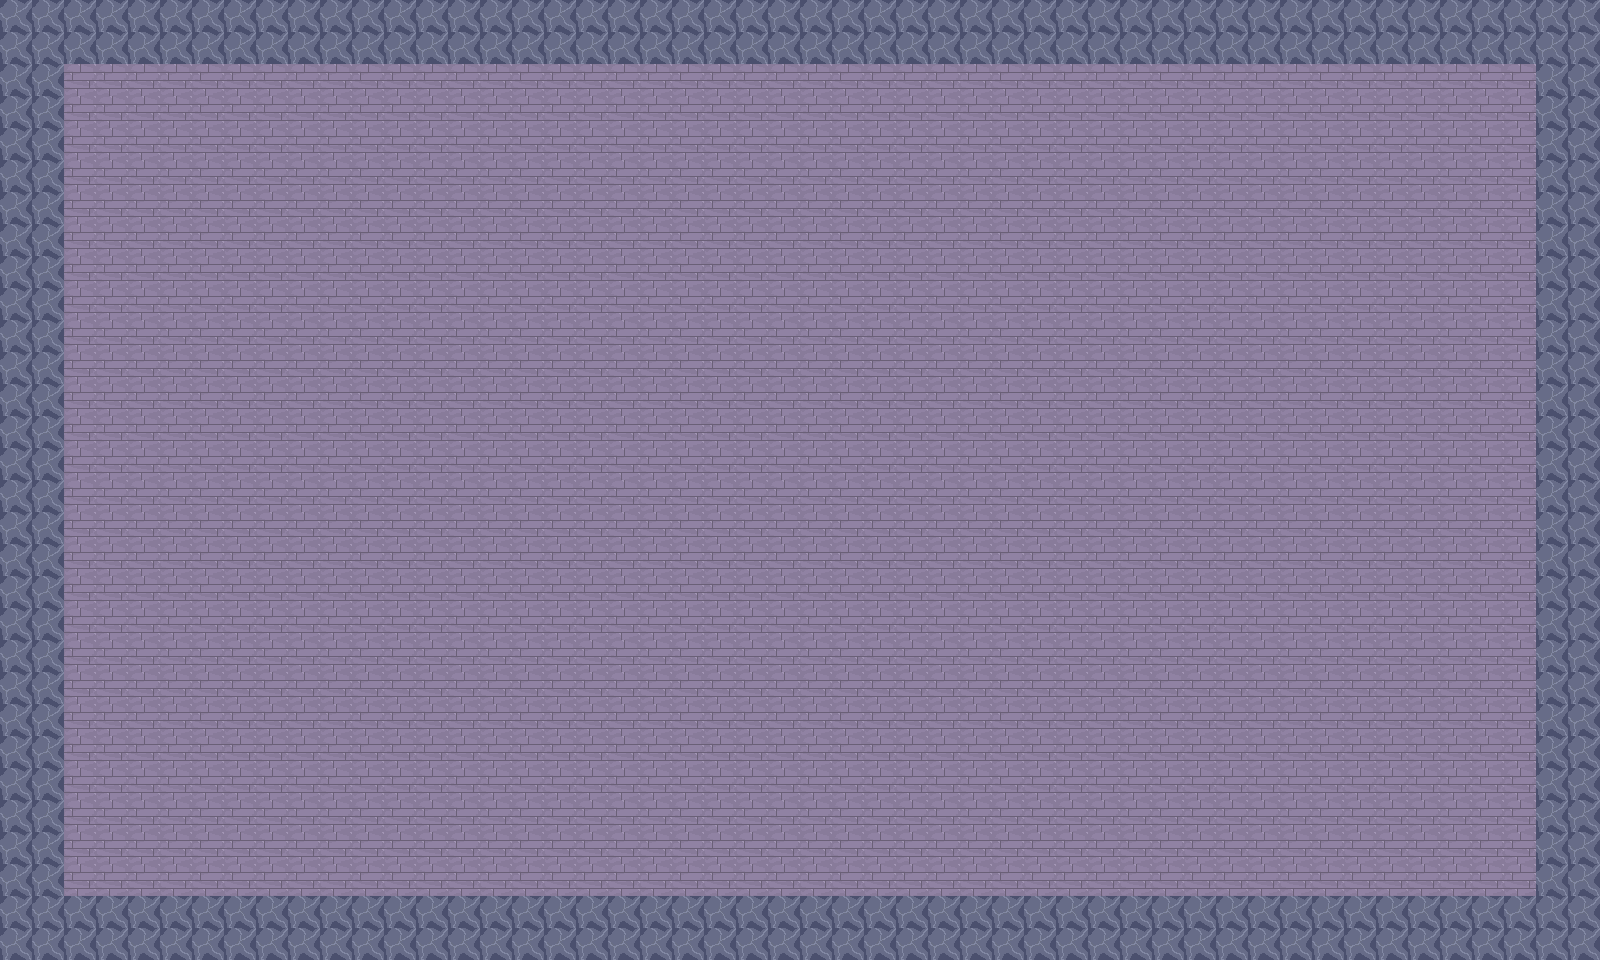

Below is a game level as drawn by its tile map, then a one-line description and the .tmx file that defines it, in full:
An orthogonal 50x30 tile map with 32x32 px tiles, 1 tile layer (Tile Layer 1).

<map version="1.10" tiledversion="1.12.2" orientation="orthogonal" renderorder="right-down" width="50" height="30" tilewidth="32" tileheight="32" infinite="0" nextlayerid="2" nextobjectid="1">
 <tileset firstgid="1" name="main tiles" tilewidth="32" tileheight="32" tilecount="2" columns="0">
  <grid orientation="orthogonal" width="1" height="1" />
  <tile id="0">
   <image source="Border.png" width="32" height="32" />
  </tile>
  <tile id="1">
   <image source="Dungeon.png" width="32" height="32" />
  </tile>
 </tileset>
 <layer id="1" name="Tile Layer 1" width="50" height="30">
  <data encoding="csv">
1,1,1,1,1,1,1,1,1,1,1,1,1,1,1,1,1,1,1,1,1,1,1,1,1,1,1,1,1,1,1,1,1,1,1,1,1,1,1,1,1,1,1,1,1,1,1,1,1,1,
1,1,1,1,1,1,1,1,1,1,1,1,1,1,1,1,1,1,1,1,1,1,1,1,1,1,1,1,1,1,1,1,1,1,1,1,1,1,1,1,1,1,1,1,1,1,1,1,1,1,
1,1,2,2,2,2,2,2,2,2,2,2,2,2,2,2,2,2,2,2,2,2,2,2,2,2,2,2,2,2,2,2,2,2,2,2,2,2,2,2,2,2,2,2,2,2,2,2,1,1,
1,1,2,2,2,2,2,2,2,2,2,2,2,2,2,2,2,2,2,2,2,2,2,2,2,2,2,2,2,2,2,2,2,2,2,2,2,2,2,2,2,2,2,2,2,2,2,2,1,1,
1,1,2,2,2,2,2,2,2,2,2,2,2,2,2,2,2,2,2,2,2,2,2,2,2,2,2,2,2,2,2,2,2,2,2,2,2,2,2,2,2,2,2,2,2,2,2,2,1,1,
1,1,2,2,2,2,2,2,2,2,2,2,2,2,2,2,2,2,2,2,2,2,2,2,2,2,2,2,2,2,2,2,2,2,2,2,2,2,2,2,2,2,2,2,2,2,2,2,1,1,
1,1,2,2,2,2,2,2,2,2,2,2,2,2,2,2,2,2,2,2,2,2,2,2,2,2,2,2,2,2,2,2,2,2,2,2,2,2,2,2,2,2,2,2,2,2,2,2,1,1,
1,1,2,2,2,2,2,2,2,2,2,2,2,2,2,2,2,2,2,2,2,2,2,2,2,2,2,2,2,2,2,2,2,2,2,2,2,2,2,2,2,2,2,2,2,2,2,2,1,1,
1,1,2,2,2,2,2,2,2,2,2,2,2,2,2,2,2,2,2,2,2,2,2,2,2,2,2,2,2,2,2,2,2,2,2,2,2,2,2,2,2,2,2,2,2,2,2,2,1,1,
1,1,2,2,2,2,2,2,2,2,2,2,2,2,2,2,2,2,2,2,2,2,2,2,2,2,2,2,2,2,2,2,2,2,2,2,2,2,2,2,2,2,2,2,2,2,2,2,1,1,
1,1,2,2,2,2,2,2,2,2,2,2,2,2,2,2,2,2,2,2,2,2,2,2,2,2,2,2,2,2,2,2,2,2,2,2,2,2,2,2,2,2,2,2,2,2,2,2,1,1,
1,1,2,2,2,2,2,2,2,2,2,2,2,2,2,2,2,2,2,2,2,2,2,2,2,2,2,2,2,2,2,2,2,2,2,2,2,2,2,2,2,2,2,2,2,2,2,2,1,1,
1,1,2,2,2,2,2,2,2,2,2,2,2,2,2,2,2,2,2,2,2,2,2,2,2,2,2,2,2,2,2,2,2,2,2,2,2,2,2,2,2,2,2,2,2,2,2,2,1,1,
1,1,2,2,2,2,2,2,2,2,2,2,2,2,2,2,2,2,2,2,2,2,2,2,2,2,2,2,2,2,2,2,2,2,2,2,2,2,2,2,2,2,2,2,2,2,2,2,1,1,
1,1,2,2,2,2,2,2,2,2,2,2,2,2,2,2,2,2,2,2,2,2,2,2,2,2,2,2,2,2,2,2,2,2,2,2,2,2,2,2,2,2,2,2,2,2,2,2,1,1,
1,1,2,2,2,2,2,2,2,2,2,2,2,2,2,2,2,2,2,2,2,2,2,2,2,2,2,2,2,2,2,2,2,2,2,2,2,2,2,2,2,2,2,2,2,2,2,2,1,1,
1,1,2,2,2,2,2,2,2,2,2,2,2,2,2,2,2,2,2,2,2,2,2,2,2,2,2,2,2,2,2,2,2,2,2,2,2,2,2,2,2,2,2,2,2,2,2,2,1,1,
1,1,2,2,2,2,2,2,2,2,2,2,2,2,2,2,2,2,2,2,2,2,2,2,2,2,2,2,2,2,2,2,2,2,2,2,2,2,2,2,2,2,2,2,2,2,2,2,1,1,
1,1,2,2,2,2,2,2,2,2,2,2,2,2,2,2,2,2,2,2,2,2,2,2,2,2,2,2,2,2,2,2,2,2,2,2,2,2,2,2,2,2,2,2,2,2,2,2,1,1,
1,1,2,2,2,2,2,2,2,2,2,2,2,2,2,2,2,2,2,2,2,2,2,2,2,2,2,2,2,2,2,2,2,2,2,2,2,2,2,2,2,2,2,2,2,2,2,2,1,1,
1,1,2,2,2,2,2,2,2,2,2,2,2,2,2,2,2,2,2,2,2,2,2,2,2,2,2,2,2,2,2,2,2,2,2,2,2,2,2,2,2,2,2,2,2,2,2,2,1,1,
1,1,2,2,2,2,2,2,2,2,2,2,2,2,2,2,2,2,2,2,2,2,2,2,2,2,2,2,2,2,2,2,2,2,2,2,2,2,2,2,2,2,2,2,2,2,2,2,1,1,
1,1,2,2,2,2,2,2,2,2,2,2,2,2,2,2,2,2,2,2,2,2,2,2,2,2,2,2,2,2,2,2,2,2,2,2,2,2,2,2,2,2,2,2,2,2,2,2,1,1,
1,1,2,2,2,2,2,2,2,2,2,2,2,2,2,2,2,2,2,2,2,2,2,2,2,2,2,2,2,2,2,2,2,2,2,2,2,2,2,2,2,2,2,2,2,2,2,2,1,1,
1,1,2,2,2,2,2,2,2,2,2,2,2,2,2,2,2,2,2,2,2,2,2,2,2,2,2,2,2,2,2,2,2,2,2,2,2,2,2,2,2,2,2,2,2,2,2,2,1,1,
1,1,2,2,2,2,2,2,2,2,2,2,2,2,2,2,2,2,2,2,2,2,2,2,2,2,2,2,2,2,2,2,2,2,2,2,2,2,2,2,2,2,2,2,2,2,2,2,1,1,
1,1,2,2,2,2,2,2,2,2,2,2,2,2,2,2,2,2,2,2,2,2,2,2,2,2,2,2,2,2,2,2,2,2,2,2,2,2,2,2,2,2,2,2,2,2,2,2,1,1,
1,1,2,2,2,2,2,2,2,2,2,2,2,2,2,2,2,2,2,2,2,2,2,2,2,2,2,2,2,2,2,2,2,2,2,2,2,2,2,2,2,2,2,2,2,2,2,2,1,1,
1,1,1,1,1,1,1,1,1,1,1,1,1,1,1,1,1,1,1,1,1,1,1,1,1,1,1,1,1,1,1,1,1,1,1,1,1,1,1,1,1,1,1,1,1,1,1,1,1,1,
1,1,1,1,1,1,1,1,1,1,1,1,1,1,1,1,1,1,1,1,1,1,1,1,1,1,1,1,1,1,1,1,1,1,1,1,1,1,1,1,1,1,1,1,1,1,1,1,1,1
</data>
 </layer>
</map>
